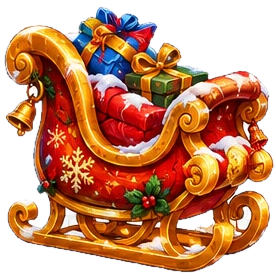
#> input picture art/whisker_tilt/raw/H1.png, 276 x 279 px; its folder holds 5 pictures in this run
$ python build_web_assets.py
#> lines starting #> are read from the running program, lines starting #| are printed output that depends on the picture
"""Turn art/whisker_tilt/raw/*.png into the client's assets in
web-sdk/apps/whisker-tilt/static/assets/.

Usage: python art/whisker_tilt/build_web_assets.py

- wtSymbols: the 10 symbols packed into one 256px-cell sheet (frames wt_<key>.png), also
  used by the rules screen.
- wtProps: keepers, Mitten, her paw, frame, gifts, crack overlay, logo plate as webp sprites.
- wtBackgrounds: the six backgrounds as webp.
- wtUi: Dumpster Duke's UI sheet with its purple stone shifted to winter ice blue (the
  layout and frame names are unchanged), until Whisker Tilt gets its own UI sheet.
"""

import colorsys
import json
import os
import shutil

import numpy as np
from PIL import Image

HERE = os.path.dirname(os.path.abspath(__file__))
RAW = os.path.join(HERE, "raw")
APP = os.path.join(HERE, "..", "..", "web-sdk", "apps", "whisker-tilt")
OUT = os.path.join(APP, "static", "assets")
CELL = 256

SYMBOLS = ["H1", "H2", "H3", "H4", "L1", "L2", "L3", "L4", "S", "C"]
SYMBOL_COLUMNS = 4
# name: longest side in px (sprites are drawn at about half this on a 1080p screen)
PROPS = {
    "keeper_south": 320,
    "keeper_west": 320,
    "keeper_north": 320,
    "keeper_east": 320,
    "mitten": 640,
    "mitten_paw": 512,
    "box_frame": 900,
    "gift_closed": 420,
    "gift_open": 420,
    "crack_overlay": 900,
    "logo_plate": 640,
    "S": 300,  # the Wind-up Key on its own, for the buy menu
}
BACKGROUNDS = {
    "bg_base_landscape": "bg_base",
    "bg_base_portrait": "bg_base_portrait",
    "bg_snowday_landscape": "bg_snowday",
    "bg_snowday_portrait": "bg_snowday_portrait",
    "bg_super_landscape": "bg_super",
    "bg_super_portrait": "bg_super_portrait",
}


def fit(img, longest):
    scale = longest / max(img.size)
    return img.resize((round(img.width * scale), round(img.height * scale)), Image.LANCZOS)


# [56 lines left out: functions write_atlas, winterise, not called in this run]


def main():
    sprites = os.path.join(OUT, "sprites")

    cells = []
    for key in SYMBOLS:
        img = Image.open(os.path.join(RAW, f"{key}.png")).convert("RGBA")
#> img is the input picture: PIL image 276x279 RGBA; mean R, G, B, A 194.8, 140.7, 111.2, 169.9
        cells.append((f"wt_{key.lower()}.png", fit(img, CELL - 8)))
#> in fit, `return img.resize((round(img.width * scale), round(img.height * scale)..`:
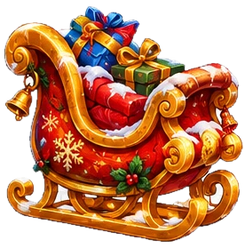
#> returned value: PIL image 245x248 RGBA; mean R, G, B, A 121.8, 67.7, 38.4, 169.9; transparent parts drawn white
#> pass 2 of the loop in main, `for key in SYMBOLS:`:
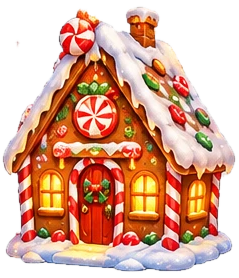
#> input picture art/whisker_tilt/raw/H2.png, 239 x 278 px
#> in main, img is the input picture: PIL image 239x278 RGBA; mean R, G, B, A 213.4, 166, 145.2, 169.9
#> in fit (call 2), `return img.resize((round(img.width * scale), round(img.height * scale)..`:
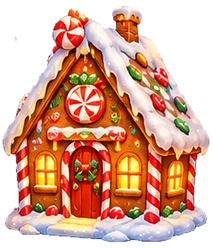
#> returned value: PIL image 213x248 RGBA; mean R, G, B, A 139, 91.8, 71.2, 169.9; transparent parts drawn white
#> pass 3 of the loop in main, `for key in SYMBOLS:`:
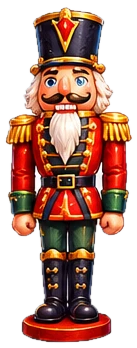
#> input picture art/whisker_tilt/raw/H3.png, 137 x 348 px
#> in main, img is the input picture: PIL image 137x348 RGBA; mean R, G, B, A 183.2, 146, 133.6, 146.2
#> in fit (call 3), `return img.resize((round(img.width * scale), round(img.height * scale)..`:
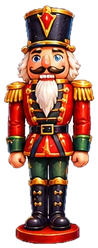
#> returned value: PIL image 98x248 RGBA; mean R, G, B, A 86.5, 49.3, 37, 146.2; transparent parts drawn white
#> the loop made 4 passes; the first 3 are shown
    write_atlas(os.path.join(sprites, "wtSymbols"), "wtSymbols", cells, SYMBOL_COLUMNS, CELL)
    print(f"wtSymbols: {len(cells)} symbols")

    props = os.path.join(sprites, "wtProps")
    os.makedirs(props, exist_ok=True)
    for name, longest in PROPS.items():
        img = fit(Image.open(os.path.join(RAW, f"{name}.png")).convert("RGBA"), longest)
        img.save(os.path.join(props, f"{name}.webp"), quality=90)
        print(f"wtProps/{name}: {img.width}x{img.height}")

    bgs = os.path.join(sprites, "wtBackgrounds")
    os.makedirs(bgs, exist_ok=True)
    for out_name, src in BACKGROUNDS.items():
        Image.open(os.path.join(RAW, f"{src}.png")).convert("RGB").save(os.path.join(bgs, f"{out_name}.webp"), quality=85)
    print(f"wtBackgrounds: {len(BACKGROUNDS)}")

    # UI: recolour the Dumpster Duke sheet once, from its own source in the dumpster-duke app.
    dd = os.path.join(HERE, "..", "..", "web-sdk", "apps", "dumpster-duke", "static", "assets")
    ui = os.path.join(sprites, "wtUi")
    os.makedirs(ui, exist_ok=True)
    atlas = json.load(open(os.path.join(dd, "sprites", "dukeUi", "dukeUi.json")))
    sheet = winterise(Image.open(os.path.join(dd, "sprites", "dukeUi", "dukeUi.webp")))
    # the Buy Bonus button shows Mitten's gift instead of Dumpster Duke's mine cart
    gift = Image.open(os.path.join(RAW, "gift_closed.png")).convert("RGBA")
    for frame_name in ("ui_icon_cart.png",):
        f = atlas["frames"][frame_name]["frame"]
        sheet.paste((0, 0, 0, 0), (f["x"], f["y"], f["x"] + f["w"], f["y"] + f["h"]))
        icon = fit(gift, min(f["w"], f["h"]) - 6)
        sheet.paste(icon, (f["x"] + (f["w"] - icon.width) // 2, f["y"] + (f["h"] - icon.height) // 2), icon)
    sheet.save(os.path.join(ui, "wtUi.webp"), quality=92)
    atlas["meta"]["image"] = "wtUi.webp"
    json.dump(atlas, open(os.path.join(ui, "wtUi.json"), "w"), indent=1)
    with open(os.path.join(ui, "index.ts"), "w") as f:
        f.write("import { createAsset } from 'pixi-svelte';\n\n"
                "import img from './wtUi.webp';\nimport atlas from './wtUi.json';\n\n"
                "export default createAsset({ img, atlas });\n")
    os.makedirs(os.path.join(OUT, "ui"), exist_ok=True)
    for f in os.listdir(os.path.join(dd, "ui")):
        winterise(Image.open(os.path.join(dd, "ui", f))).save(os.path.join(OUT, "ui", f), quality=92)
    icon = fit(gift, 240)
    canvas = Image.new("RGBA", (256, 256), (0, 0, 0, 0))
    canvas.paste(icon, ((256 - icon.width) // 2, (256 - icon.height) // 2), icon)
    canvas.save(os.path.join(OUT, "ui", "icon_cart.webp"), quality=92)
    print("wtUi + ui/: recoloured from Dumpster Duke")

    for old in ("dukeSymbols", "dukeUi", "dukeBackgrounds"):
        shutil.rmtree(os.path.join(sprites, old), ignore_errors=True)


if __name__ == "__main__":
#> (the run stopped early here; a loop or call above may not have finished)
